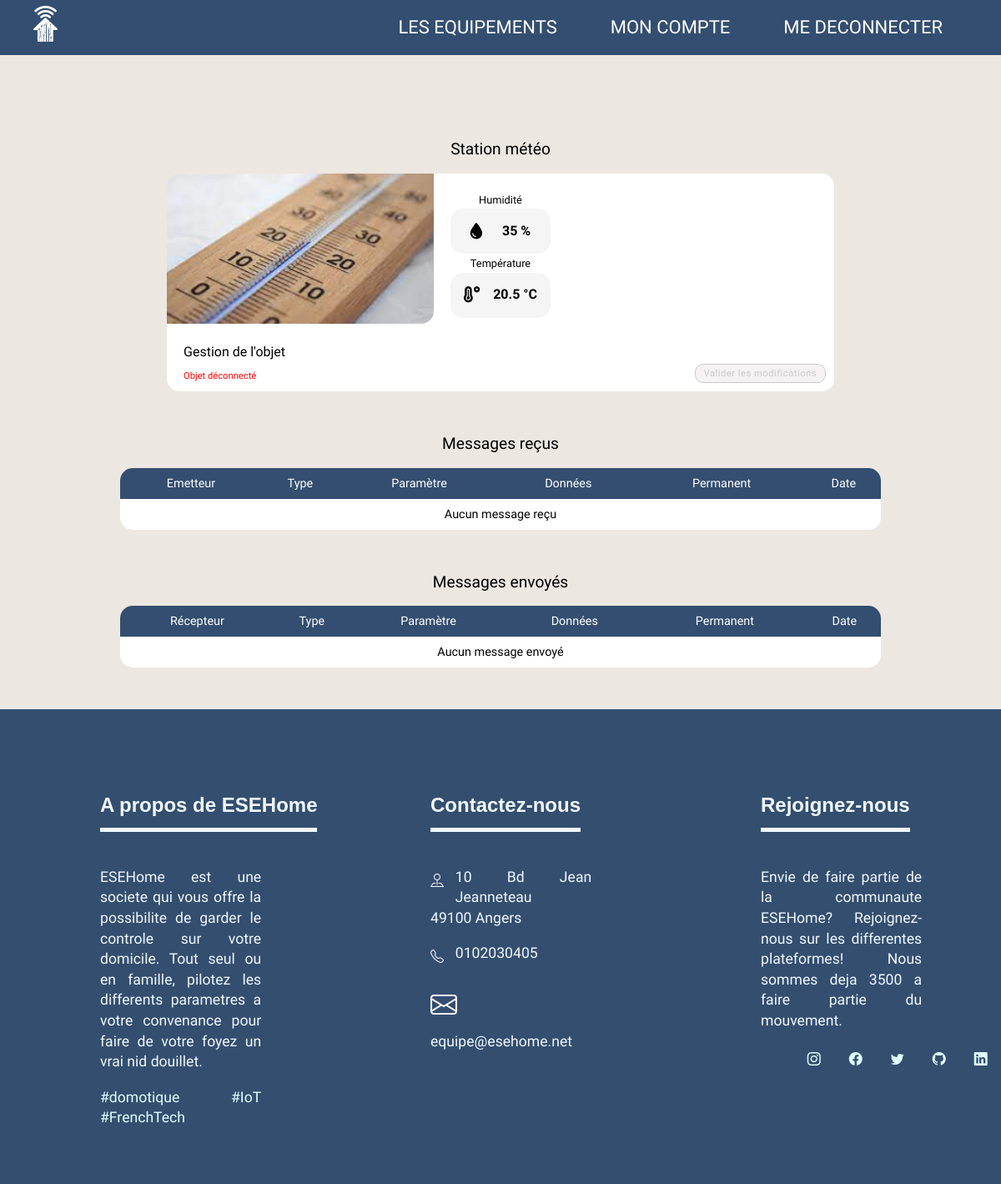
/DEV_PHP_WEB/ficheobjet.php?id=6 (signed in), run on the app's committed database.
### tables this page shows
CREATE TABLE IF NOT EXISTS `object` (
    `id` int(11) NOT NULL AUTO_INCREMENT,
    `physical_id` varchar(8) NOT NULL UNIQUE,
    `type_id` int(11) NOT NULL,
    `name` varchar(30) NOT NULL,
    `creation_date` timestamp NOT NULL DEFAULT CURRENT_TIMESTAMP,
    `state` bit NOT NULL,

    PRIMARY KEY (id),
    FOREIGN KEY (type_id) REFERENCES object_type(`id`)
);

CREATE TABLE IF NOT EXISTS `object_type` (
    `id` int(11) NOT NULL AUTO_INCREMENT,
    `name` varchar(100) NOT NULL,

    PRIMARY KEY (id)
);

CREATE TABLE IF NOT EXISTS `parameters` (
    `id` int(11) NOT NULL AUTO_INCREMENT,
    `param_type_id` int(11) NOT NULL,
    `object_id` int(11) NOT NULL,
    `name` varchar(30) NOT NULL,
    `value` varchar(30) NOT NULL,
    `unit` varchar(30),

    PRIMARY KEY (id),
    FOREIGN KEY (param_type_id) REFERENCES param_types(id),
    FOREIGN KEY (object_id) REFERENCES object(id)
);

### DEV_PHP_WEB/ficheobjet.php (the view, shortened to what this page needs)
<?php
  require 'inc/header.php';
  require 'inc/db.php';
	$object_id = $_GET['id'];
    $req = $pdo->prepare("SELECT OB.name, OB.state, OT.name type_name
        FROM object OB
        INNER JOIN object_type OT on OB.type_id = OT.id
        WHERE OB.id = ?");
    $req->execute([$object_id]);
    $object = $req->fetch(PDO::FETCH_OBJ);
    $req = $pdo->prepare("SELECT
                param.id,
                param.name,
                param.value,
                param.unit,
                param.param_type_id type_id,
                pt.hex_value type_hex,
                it.id interface_id
            FROM parameters param
            INNER JOIN param_types pt on param.param_type_id = pt.id
            INNER JOIN interface_type it on pt.interface_type_id = it.id
            WHERE param.object_id = ?
            ORDER BY it.id ASC");
    $req->execute([$object_id]);
    $parameters = $req->fetchAll(PDO::FETCH_ASSOC);
    function getRelatedIcon($type_id) {
        switch ($type_id)
        {
            case 7: return "fa-temperature-high";
            case 8: return "fa-droplet";
        }
    }
    $base_sql = "SELECT ot.physical_id emitter_uid,
            ot.physical_id emitter_uid,
            ot.name emitter_name,
            ot.id emitter_id,
            ore.physical_id recipient_uid,
            ore.name recipient_name,
            ore.id recipient_id,
            mt.name msg_type_name,
            mt.hex_value msg_type_hex,
            p.name param_name,
            msg.data,
            msg.date,
            msg.history,
            msg.permanent
        FROM message msg
        INNER JOIN message_type mt ON mt.id = msg.type_message
        INNER JOIN object ore on msg.recipient = ore.id
        LEFT JOIN object ot on msg.transmitter = ot.id
        LEFT JOIN parameters p on msg.parameter_id = p.id";
    $req = $pdo->prepare($base_sql." WHERE msg.recipient = ? ORDER BY history ASC, date DESC");
    $req->execute([$object_id]);
    $received_messages = $req->fetchAll(PDO::FETCH_ASSOC);
    $req = $pdo->prepare($base_sql." WHERE msg.transmitter = ? ORDER BY history ASC, date DESC");
    $req->execute([$object_id]);
    $transmitted_messages = $req->fetchAll(PDO::FETCH_ASSOC);
?>
<link rel="stylesheet" href="css/objet.css">
<link rel="stylesheet" href="css/ficheobjet.css">
<link rel="stylesheet" href="css/colors.css">
 <div class="object-sections">
    <h2 class="section-title"><?= $object->name ?></h2>
	<form method="post" class="object-card">
		<div class="object-actions">
			<img class="object-img" src="img/<?= $object->type_name ?>.jpg">
            <div class="actions <?= empty($parameters) ? "center" : "" ?>">
                <?php
                if (empty($parameters)):
                ?>
                <p>L'objet n'a pas de paramètres</p>
                <?php
                else:
                    $double_row_container = false;
                    foreach ($parameters as $param):
                        ?>
                <?php if(!$double_row_container): ?>
                <div class="action-card-container <?= $param['interface_id'] == 2 ? "two-actions-card" : "" ?>">
                <?php endif; ?>
                    <?php switch ($param['interface_id']):
                        case (1): ?>
                    <?php break;
                    case (2):
                        $double_row_container = !$double_row_container;?>
					<div>
						<span class="card-title"><?= $param['name'] ?></span>
						<div class="display-card action-card">
							<i class="fa-solid <?= getRelatedIcon($param['type_id']) ?>"></i>
							<span class="value"><?= $param['value']." ".($param['unit'] ?? "") ?></span>
						</div>
					</div>
                    <?php break;
                    case (3): ?>
                    <?php break;
                    endswitch; ?>
                    <?php if(!$double_row_container): ?>
                    </div>
                    <?php endif; ?>
                <?php endforeach;
                endif; ?>
			</div>
		</div>
		<div class="object-status-container">
			<p>Gestion de l'objet</p>
            <?php if ($object->state ) : ?>
                <p class="object-status connected">Objet connecté</p>
            <?php else: ?>
                <p class="object-status disconnected">Objet déconnecté</p>
            <?php endif; ?>
		</div>
        <?php if (!empty($parameters)): ?>
		<input type="submit" value="Valider les modifications" name="update_params">
        <?php endif; ?>
	</form>
	<h2 class="section-title">Messages reçus</h2>
	<div class="object-card table object-received-msg">
		<table class="table">
            <tr class="table-first-collum">
                <th>Emetteur</th>
                <th>Type</th>
                <th>Paramètre</th>
                <th>Données</th>
                <th>Permanent</th>
                <th>Date</th>
            </tr>
            <?php
            if (empty($received_messages)) :
            ?>
                <tr class="table-collums" >
                    <td colspan="6"> Aucun message reçu</td>
                </tr>
            <?php
            endif;
            ?>
		</table>
	</div>
	<h2 class="section-title">Messages envoyés</h2>
	<div class="object-card table object-sent-msg">
	<table class="table">
			<tr class="table-first-collum">
				<th>Récepteur</th>
                <th>Type</th>
                <th>Paramètre</th>
				<th>Données</th>
				<th>Permanent</th>
				<th>Date</th>
			</tr>
            <?php
            if (empty($transmitted_messages)) :
            ?>
                <tr class="table-collums" >
                    <td colspan="6"> Aucun message envoyé</td>
                </tr>
            <?php
            endif;
            ?>
		</table>
	</div>
</div>
<?php require 'inc/footer.php';?>

### DEV_PHP_WEB/css/styles.css (style rules this page uses)
* { font-family: "Exo"; font-weight: 300; }

### DEV_PHP_WEB/css/header.css (style rules this page uses)
html, body { font-family: Roboto; font-size: 16px; line-height: 1.4; height: 100%; margin: 0 0 0 0; padding: 0; }

### DEV_PHP_WEB/css/compte.css (style rules this page uses)
* { box-sizing: border-box; }

### DEV_PHP_WEB/css/inscription.css (style rules this page uses)
* { box-sizing: border-box; }

### DEV_PHP_WEB/css/admin.css (style rules this page uses)
* { box-sizing: border-box; }

### DEV_PHP_WEB/css/mesobjets.css (style rules this page uses)
* { box-sizing: border-box; font-family: "Exo"; font-weight: 300; }

### DEV_PHP_WEB/css/objet.css (style rules this page uses)
* { box-sizing: border-box; }
body { font-family: "Work Sans", sans-serif; font-size: 16px; line-height: 1.4; background-color: #eee7e0; }
.object-sections { padding: 50px 30px; background: rgb(237, 231, 225); }
.section-title { font-size: 1.2rem; color: var(--text-color); margin-bottom: 15px; margin-top: 50px; text-align: center; }
.object-card { height: fit-content; width: 800px; background: white; margin: 0 auto; border-radius: 15px; position: relative; overflow: hidden; }
.object-card.table { width: 80%; }
.object-actions { display: grid; grid-template-columns: 40% 60%; }
.object-img { border-bottom-right-radius: 15px; width: 100%; min-width: 300px; max-width: 400px; height: 180px; object-fit: cover; }
.actions { height: 100%; width: 100%; padding: 10px; display: flex; flex-wrap: wrap; }
.action-card-container { margin: 10px; text-align: center; }
.card-title { margin-top: 10px; font-size: 0.8rem; }
.action-card { background: rgb(245, 245, 245); border-radius: 15px; width: 80px; height: 130px; display: flex; flex-direction: column; align-items: center; justify-content: space-evenly; }
.value { font-weight: 900; }
.two-actions-card { display: flex; flex-direction: column; }
.display-card { flex-direction: row; width: 120px; height: 54px; }
.display-card i { font-size: 1.2rem; }
.object-status-container p { margin: 10px 20px; font-weight: 400; }
.object-status { font-size: 0.7rem; }
.object-status.disconnected { color: red; }
input[type="submit"] { position: absolute; right: 10px; bottom: 10px; padding: 4px 10px; border-radius: 10px; border: 1px solid var(--disable-button-color); background: rgb(244, 242, 242); color: var(--disable-button-color); cursor: pointer; font-size: 0.7rem; letter-spacing: 0.5px; transition: 0.3s all; }
.table { width: 100%; text-align: center; border-collapse: collapse; line-height: 35px; font-size: 0.9rem; }
.table th { border: none; }
.table-first-collum { background: var(--primary-color); color: white; }

### DEV_PHP_WEB/css/ficheobjet.css (style rules this page uses)
body { font-family: Roboto; }

### DEV_PHP_WEB/css/colors.css (style rules this page uses)
:root { --primary-color: #334e70; --onPrimary-color: rgb(242, 249, 254); --disable-button-color: #cbcbcb; --text-color: black; }

### data on the page
object: name "Station météo", type.name (picture)
parameters: name "Humidité", value "35", unit "%"
parameters: name "Température", value "20.5", unit "°C"
